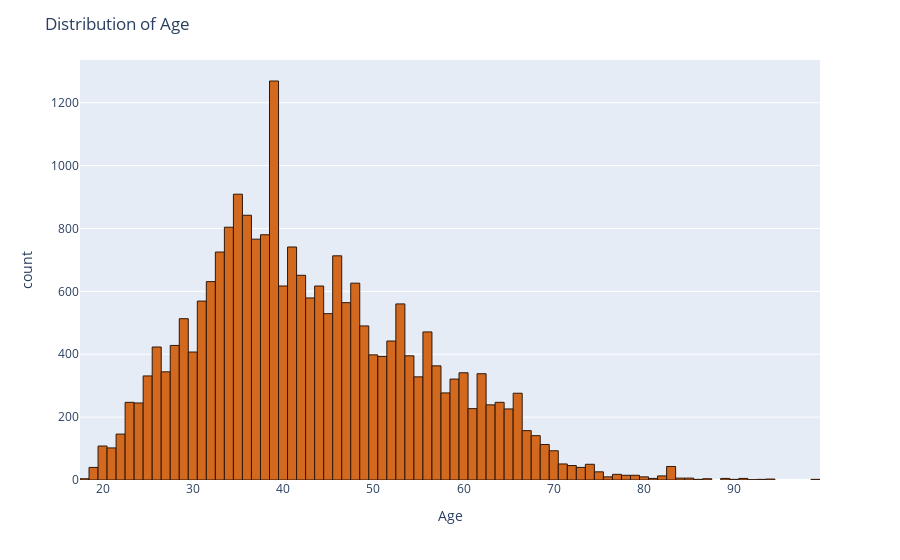

Write notebook code for a chart like this one.
### Code cell
# Plot the histogram of age

fig = px.histogram(df, x="Age")
fig.update_traces(marker_color="chocolate",marker_line_color='rgb(48,23,8)',
                  marker_line_width=1)
fig.update_layout(title_text='Distribution of Age')
fig.show()

### Figure 1 — Plotly figure (JSON) as saved in the notebook; plotly's stock layout.template omitted (floating-point values rounded to 4 significant figures; data arrays with more than 128 entries replaced by an {"elided": "..."} marker saying what was removed)
{"data": [{"alignmentgroup": "True", "bingroup": "x", "hovertemplate": "Age=%{x}<br>count=%{y}<extra></extra>", "legendgroup": "", "marker": {"color": "chocolate", "line": {"color": "rgb(48,23,8)", "width": 1}, "pattern": {"shape": ""}}, "name": "", "offsetgroup": "", "orientation": "v", "showlegend": false, "type": "histogram", "x": {"elided": "23486 int values"}, "xaxis": "x", "yaxis": "y"}], "layout": {"barmode": "relative", "legend": {"tracegroupgap": 0}, "margin": {"t": 60}, "title": {"text": "Distribution of Age"}, "xaxis": {"anchor": "y", "domain": [0, 1], "title": {"text": "Age"}}, "yaxis": {"anchor": "x", "domain": [0, 1], "title": {"text": "count"}}}}
